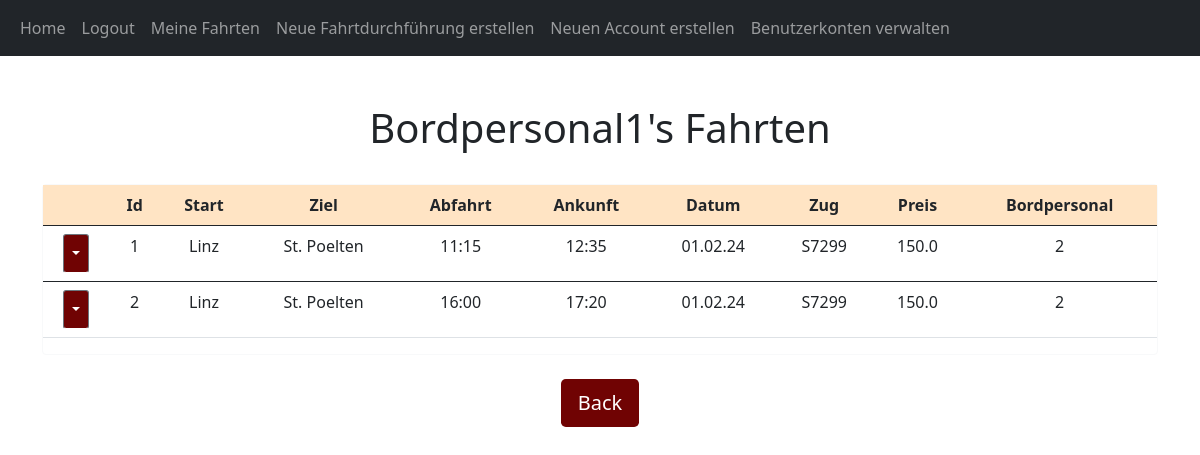
/posts/Bordpersonal1 (signed in), run on the app's committed database.
### website/models.py (models this page shows, shortened)
class User(db.Model, UserMixin):
    id = db.Column(db.Integer, primary_key=True)
    email = db.Column(db.String(150), unique=True)
    username = db.Column(db.String(150), unique=True)
    password = db.Column(db.String(150))
    date_created = db.Column(db.DateTime(timezone=True), default=func.now())
    admin = db.Column(db.String(150))
    posts = db.relationship('Post', backref='user', passive_deletes=True)
    def get_admin(self):
        return self.admin

class Post(db.Model):
    id = db.Column(db.Integer, primary_key=True)
    start = db.Column(db.String, nullable=False)
    ziel = db.Column(db.String, nullable=False)
    zug = db.Column(db.String, nullable=False)
    bordpersonal = db.Column(db.String, nullable=False)
    preis = db.Column(db.Float, nullable=False)
    datum = db.Column(db.String, nullable=False)
    strecken = db.Column(db.String, nullable=False)
    uhrzeit = db.Column(db.String, nullable=False)
    ankunft = db.Column(db.String, nullable=False)
    date_created = db.Column(db.DateTime(timezone=True), default=func.now())
    author = db.Column(db.Integer, db.ForeignKey(
        'user.id', ondelete="CASCADE"), nullable=False)

### website/views.py (the view)
@views.route("/posts/<username>")
@login_required
def posts(username):
    user = User.query.filter_by(username=username).first()
    if not user:
        flash('Es existiert kein User mit diesem Usernamen.', category='error')
        return redirect(url_for('views.home'))
    posts = methods.get_fahrten_von_bordpersonal(user.id)
    return render_template("posts.html", user=current_user, posts=posts, username=username)

### website/__init__.py (called while the page is built)
def create_app():
    app = Flask(__name__)
    app.config['SECRET_KEY'] = "helloworld"
    app.config['SQLALCHEMY_DATABASE_URI'] = f'sqlite:///{DB_NAME}'
    db.init_app(app)
    from .views import views
    from .auth import auth
    app.register_blueprint(views, url_prefix="/")
    app.register_blueprint(auth, url_prefix="/")
    from .models import User, Post
    create_database(app)
    login_manager = LoginManager()
    login_manager.login_view = "auth.login"
    login_manager.init_app(app)
    @login_manager.user_loader
    def load_user(id):
        return User.query.get(int(id))
    return app

### website/methods.py (called while the page is built)
def get_fahrplan():
    return Post.query.all()

def get_fahrten_von_bordpersonal(id):
    data = get_fahrplan()
    id = str(id)
    return_data = []
    for d in data:
        id_list = d.bordpersonal.split(",")
        if id in id_list:
            return_data.append(d)
    return return_data

### website/templates/posts.html (shortened to what this page needs)
{% extends "posts_div.html" %}  {% block header %} {{username}}'s Fahrten {% endblock %} {% block footer %}
<div align="center">
  <br/>
  <a href="/home"
    ><button type="button" class="btn btn-lg" style="background-color: rgb(112, 3, 3); color:white">Back</button></a
  >
</div>
{% endblock %}

### website/templates/posts_div.html (shortened to what this page needs)
{% extends "base.html" %} {% block title %}Home{% endblock %} {% block content
%}
<link rl="stylesheet" href="/static/stylesl.css"/>
<h1 align="center">
  <br/>
  {% block header %}Fahrplan{% endblock %}</h1>
  <link rl="stylesheet" href="/static/stylesl.css"/>
<div id="posts">
  <br/>
  <div class="card border-light" align="center">
  <table class = "table">
    <thread>
      <tr class="table" style="background-color:bisque" align=center>
        {% if user.get_admin() == 'True' %}
        <th scope="col"></th>
        {% endif %}
        <th scope="col">Id</th>
        <th scope="col">Start</th>
        <th scope="col">Ziel</th>
        <th scope="col">Abfahrt</th>
        <th scope="col">Ankunft</th>
        <th scope="col">Datum</th>
        <th scope="col">Zug</th>
        <th scope="col">Preis</th>
        <th scope="col">Bordpersonal</th>
      </tr>
    </thread>
    {% for post in posts %}
        <tbody>
          <tr class="table" align=center>
              {% if user.get_admin() == 'True' %}
              <td>
                <div class="btn-group">
                  <button
                          type="button"
                          class="btn btn-sm btn-secondary dropdown-toggle"
                          data-bs-toggle="dropdown"
                          style="background-color: rgb(112, 3, 3)"
                  ></button>
                </div>
              </td>
              {% endif %}
              <td>{{post.id}}</td>
              <td>{{post.start}}</td>
              <td>{{post.ziel}}</td>
              <td>{{post.uhrzeit}}</td>
              <td>{{post.ankunft}}</td>
              <td>{{post.datum}}</td>
              <td>{{post.zug}}</td>
              <td>{{post.preis}}</td>
              <td>{{post.bordpersonal}}</td>
          </tr>
        </tbody>
    {% endfor %}
  </table>
</div>
{% block footer %}{% endblock %} {% endblock %}

### data on the page
User: username "Bordpersonal1"
Post: id "1", start "Linz", ziel "St. Poelten", uhrzeit "11:15", ankunft "12:35", datum "01.02.24", zug "S7299", preis "150.0", bordpersonal "2"
Post: id "2", start "Linz", ziel "St. Poelten", uhrzeit "16:00", ankunft "17:20", datum "01.02.24", zug "S7299", preis "150.0", bordpersonal "2"
